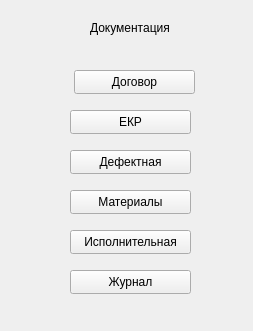
<?xml version="1.0" encoding="UTF-8"?>
<ui version="4.0">
 <class>Form</class>
 <widget class="QWidget" name="Form">
  <property name="geometry">
   <rect>
    <x>0</x>
    <y>0</y>
    <width>253</width>
    <height>331</height>
   </rect>
  </property>
  <property name="windowTitle">
   <string>Form</string>
  </property>
  <widget class="QPushButton" name="b_contract">
   <property name="geometry">
    <rect>
     <x>74</x>
     <y>70</y>
     <width>121</width>
     <height>24</height>
    </rect>
   </property>
   <property name="text">
    <string>Договор</string>
   </property>
  </widget>
  <widget class="QPushButton" name="b_ekr">
   <property name="geometry">
    <rect>
     <x>70</x>
     <y>110</y>
     <width>121</width>
     <height>24</height>
    </rect>
   </property>
   <property name="text">
    <string>ЕКР</string>
   </property>
  </widget>
  <widget class="QPushButton" name="b_def">
   <property name="geometry">
    <rect>
     <x>70</x>
     <y>150</y>
     <width>121</width>
     <height>24</height>
    </rect>
   </property>
   <property name="text">
    <string>Дефектная</string>
   </property>
  </widget>
  <widget class="QPushButton" name="b_mat">
   <property name="geometry">
    <rect>
     <x>70</x>
     <y>190</y>
     <width>121</width>
     <height>24</height>
    </rect>
   </property>
   <property name="text">
    <string>Материалы</string>
   </property>
  </widget>
  <widget class="QLabel" name="label">
   <property name="geometry">
    <rect>
     <x>90</x>
     <y>20</y>
     <width>91</width>
     <height>16</height>
    </rect>
   </property>
   <property name="text">
    <string>Документация</string>
   </property>
  </widget>
  <widget class="QPushButton" name="b_act">
   <property name="geometry">
    <rect>
     <x>70</x>
     <y>230</y>
     <width>121</width>
     <height>24</height>
    </rect>
   </property>
   <property name="text">
    <string>Исполнительная</string>
   </property>
  </widget>
  <widget class="QPushButton" name="b_journal">
   <property name="geometry">
    <rect>
     <x>70</x>
     <y>270</y>
     <width>121</width>
     <height>24</height>
    </rect>
   </property>
   <property name="text">
    <string>Журнал</string>
   </property>
  </widget>
 </widget>
 <resources/>
 <connections/>
</ui>
